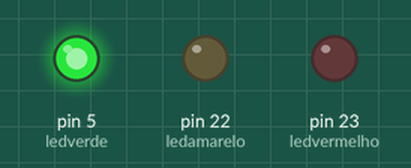
Bench run of a sketch on a simulated Arduino Mega 2560, built with avr-gcc and run on an emulated ATmega2560. Parts: output pins drawn as LEDs (lit = HIGH).

Above: at 2.5 s.
At 6.0 s:
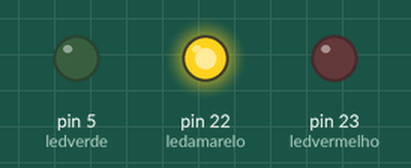
At 9.5 s:
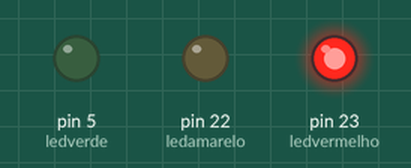
Timing chart, 0 to 15.6 s (numbered marks = the images above):
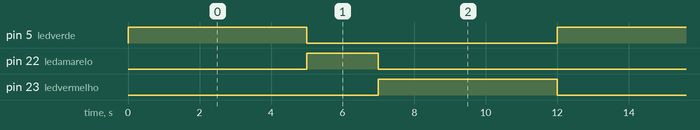

The sketch:

0-semaforo.ino
```cpp
// Semáforo

///Declarando as variáveis
int ledvermelho = 23;
int ledamarelo = 22;
int ledverde = 5;


///Entradas e saídas
void setup(){
  pinMode(ledvermelho, OUTPUT);
  pinMode(ledamarelo, OUTPUT);
  pinMode(ledverde, OUTPUT);
}

void loop() {
  digitalWrite(ledverde, HIGH);
  delay(5000);

  digitalWrite(ledverde, LOW);
  digitalWrite(ledamarelo, HIGH);
  delay(2000);

  digitalWrite(ledamarelo, LOW);
  digitalWrite(ledvermelho,HIGH);
  delay(5000);
  digitalWrite(ledvermelho,LOW);
}
```

Measured:
- by itself, pin 5 (ledverde), pin 23 (ledvermelho): alternates HIGH for 5.0 s and LOW for 7.0 s
- by itself, pin 22 (ledamarelo): alternates HIGH for 2.0 s and LOW for 10.0 s
- by itself, everything shown: repeats every 12.0 s, in 4 steps
